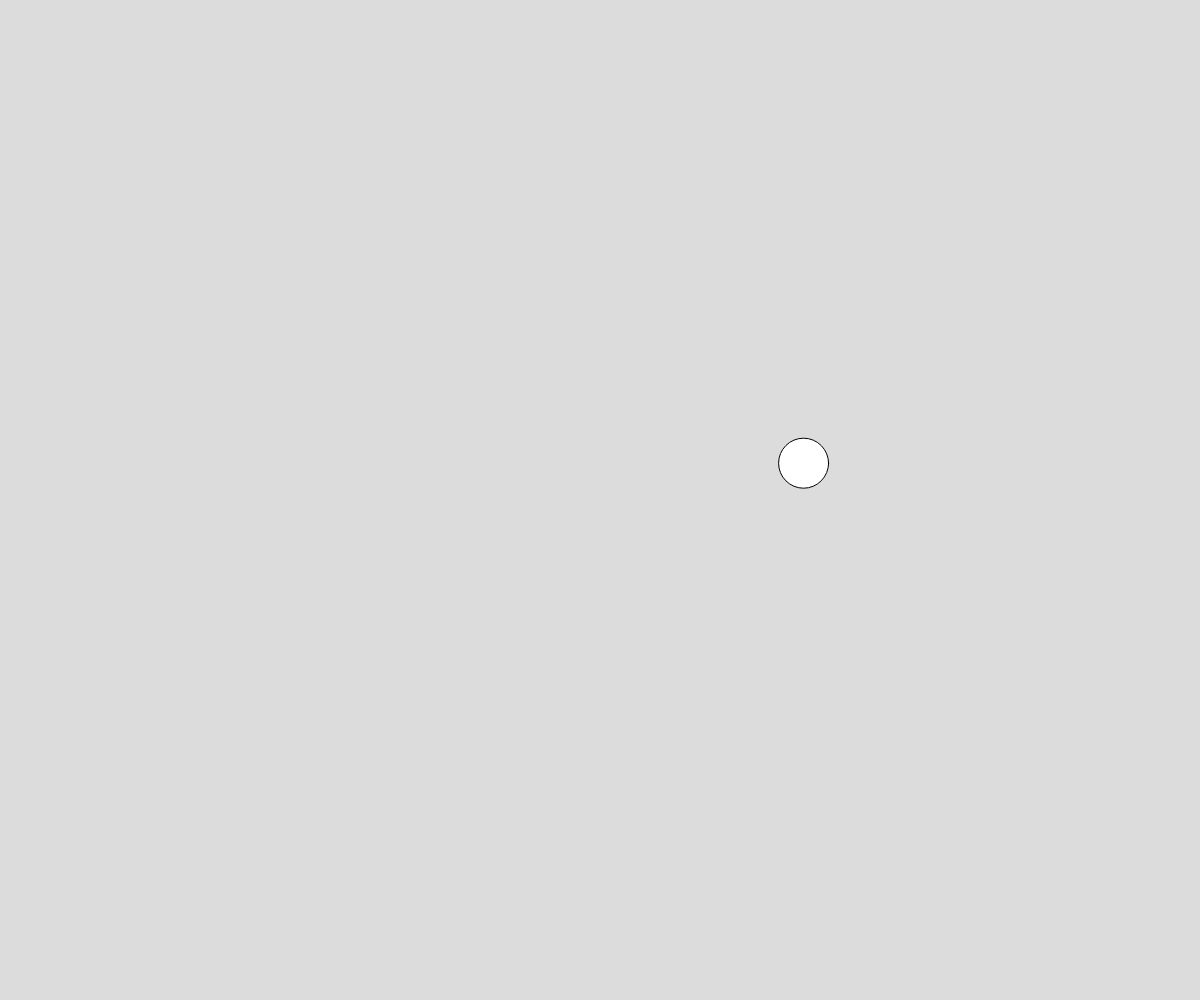
Frame 1 (no input)
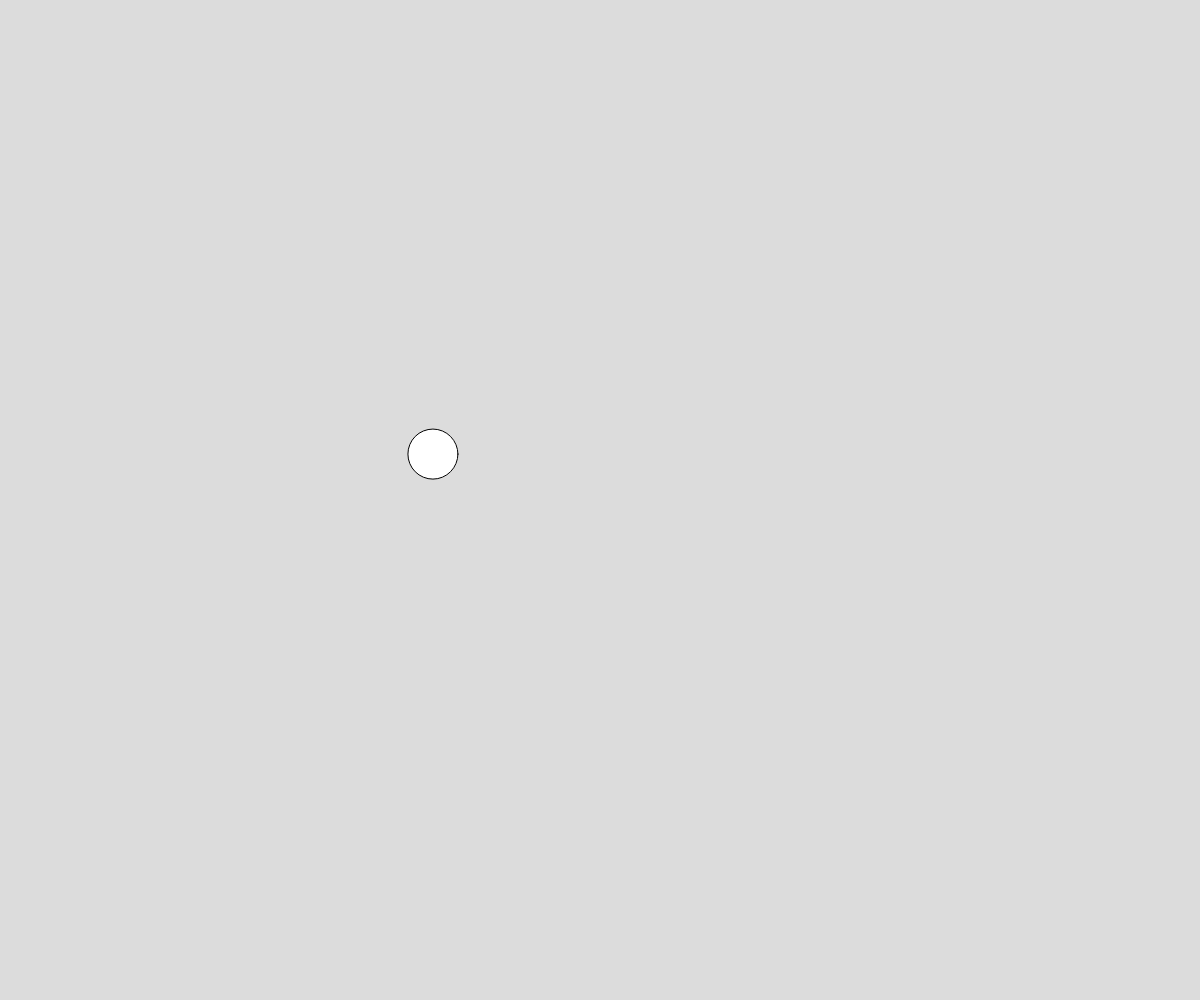
Frame 60 (no input)
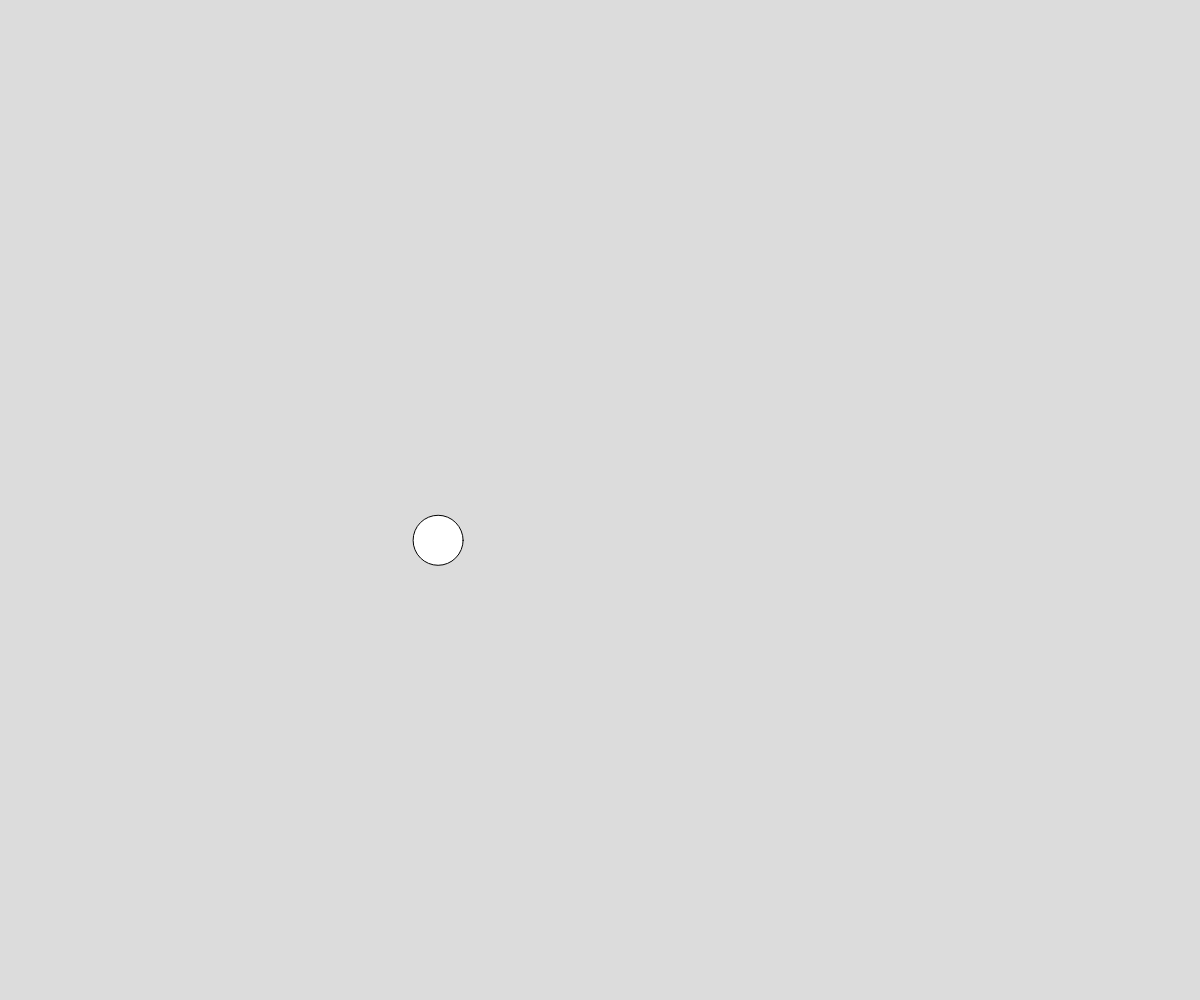
Frame 120 (the mouse pressed at the canvas centre since frame 60)

The p5.js sketch that drew these frames (run headless with seeded random() and noise() and a simulated clock; from frame 60 on, the mouse is pressed at the canvas centre):

// p5.js sketch
// ── sketch.js
// perlin noise demo
//  10/7/2024

let x;
let y;
let time = 0;


function setup() {
  createCanvas(windowWidth, windowHeight);
  x = width/2;
  y = height/2;
}

function draw() {
  background(220);
  moveBall();
  displayBall();
  time += 0.01;
}

function displayBall() {
  circle(x,y,50);
}

function moveBall(){
  x = noise(time) * width;
  y = noise(time+10) * height;
}
